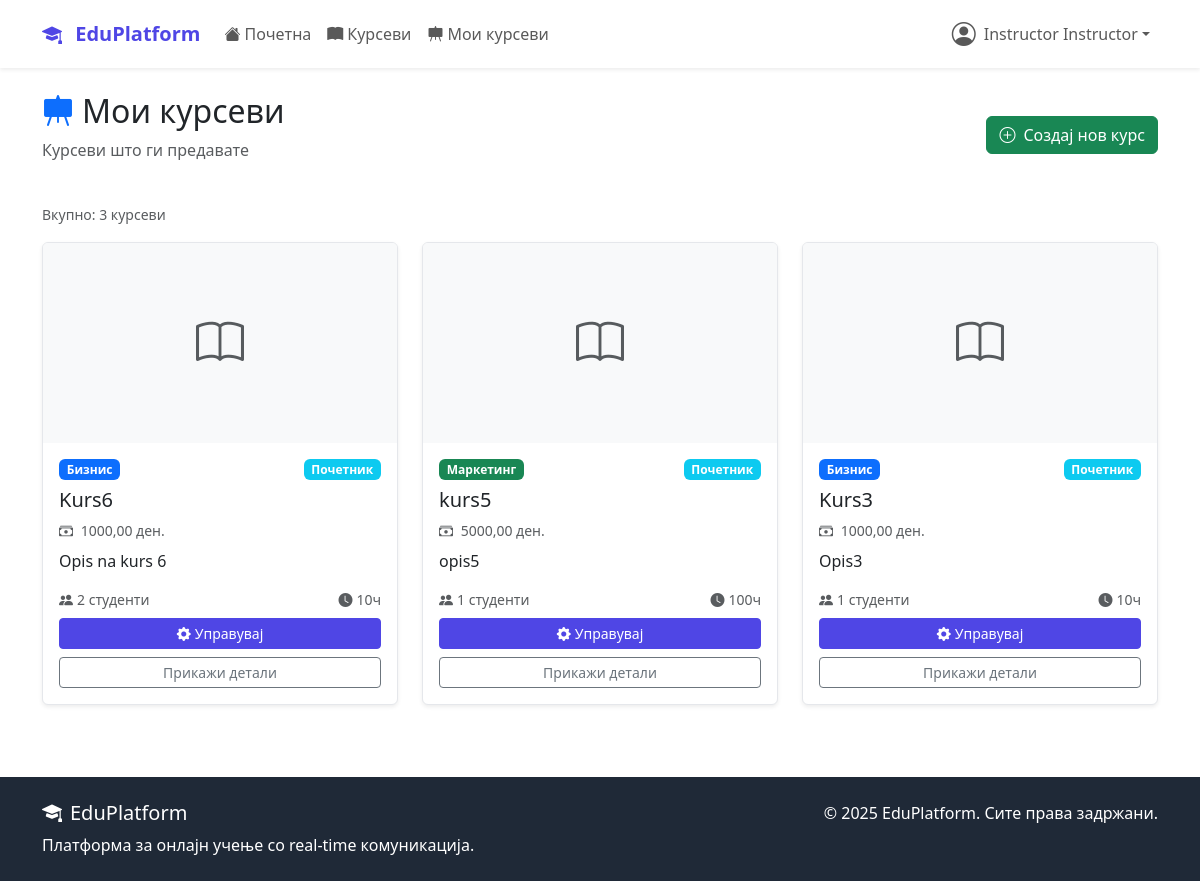
The app's page /dashboard/my-courses/ (signed in) with its own data.
### accounts/models.py (models this page shows, shortened)
class User(AbstractUser):
    USER_TYPE_CHOICES = (
        ('student', 'Студент'),
        ('instructor', 'Инструктор'),
        ('admin', 'Администратор'),
    )
    user_type = models.CharField(
        max_length=20,
        choices=USER_TYPE_CHOICES,
        default='student'
    )
    bio = models.TextField(max_length=500, blank=True)
    profile_picture = models.ImageField(
        upload_to='profile_pics/',
        blank=True,  # Додадено
        null=True    # Додадено
    )
    birth_date = models.DateField(null=True, blank=True)
    phone_number = models.CharField(max_length=15, blank=True)
    created_at = models.DateTimeField(auto_now_add=True)
    updated_at = models.DateTimeField(auto_now=True)

### courses/models.py (models this page shows, shortened)
class Course(models.Model):
    DIFFICULTY_CHOICES = (
        ('beginner', 'Почетник'),
        ('intermediate', 'Средно'),
        ('advanced', 'Напредно'),
    )
    STATUS_CHOICES = (
        ('draft', 'Нацрт'),
        ('published', 'Објавен'),
        ('archived', 'Архивиран'),
    )
    title = models.CharField(max_length=200)
    slug = models.SlugField(unique=True, blank=True, max_length=250)
    description = models.TextField()
    instructor = models.ForeignKey(
        settings.AUTH_USER_MODEL,
        on_delete=models.CASCADE,
        related_name='courses_taught'
    )
    category = models.ForeignKey(Category, on_delete=models.CASCADE)
    thumbnail = models.ImageField(upload_to='course_thumbnails/', blank=True)
    price = models.DecimalField(max_digits=8, decimal_places=2, default=0.00)
    difficulty = models.CharField(max_length=20, choices=DIFFICULTY_CHOICES)
    status = models.CharField(max_length=20, choices=STATUS_CHOICES, default='published')
    duration_hours = models.PositiveIntegerField(help_text="Должина во часови")
    max_students = models.PositiveIntegerField(null=True, blank=True)
    requirements = models.TextField(blank=True, help_text="Предуслови за курсот")
    what_you_learn = models.TextField(help_text="Што ќе научат студентите")
    created_at = models.DateTimeField(auto_now_add=True)
    updated_at = models.DateTimeField(auto_now=True)
    class Meta:
        ordering = ['-created_at']
    def get_absolute_url(self):
        return reverse('courses:detail', kwargs={'slug': self.slug})

class Category(models.Model):
    name = models.CharField(max_length=100, unique=True)
    description = models.TextField(blank=True)
    icon = models.CharField(max_length=50, blank=True, help_text="Bootstrap icon class")
    created_at = models.DateTimeField(auto_now_add=True)
    class Meta:
        verbose_name_plural = "Categories"
        ordering = ['name']

### dashboard/views.py (the view, shortened to what this page needs)
# urls.py: path('my-courses/', views.MyCoursesView.as_view(), name='my_courses'),
class MyCoursesView(LoginRequiredMixin, TemplateView):
    template_name = 'dashboard/my_courses.html'
    def get_context_data(self, **kwargs):
        context = super().get_context_data(**kwargs)
        user = self.request.user
        if user.user_type == 'instructor':
            courses = Course.objects.filter(
                instructor=user
            ).annotate(
                enrolled_count=Count('enrollments', filter=Q(enrollments__is_active=True))
            ).order_by('-created_at')
        context['courses'] = courses
        return context

### templates/dashboard/my_courses.html (shortened to what this page needs)
{% extends 'base.html' %}
{% block content %}
<div class="container mt-4">
    <div class="d-flex justify-content-between align-items-center mb-4">
        <div>
            {% if user.user_type == 'instructor' %}
                <h2><i class="bi bi-easel-fill me-2 text-primary"></i>Мои курсеви</h2>
                <p class="text-muted">Курсеви што ги предавате</p>
            {% else %}
                <h2><i class="bi bi-book-fill me-2 text-primary"></i>Мои курсеви</h2>
                <p class="text-muted">Курсеви на кои сте запишани</p>
            {% endif %}
        </div>
        {% if user.user_type == 'instructor' %}
            <a href="{% url 'courses:create' %}" class="btn btn-success">
                <i class="bi bi-plus-circle me-2"></i>Создај нов курс
            </a>
        {% else %}
            <a href="{% url 'courses:list' %}" class="btn btn-primary">
                <i class="bi bi-search me-2"></i>Пребарај курсеви
            </a>
        {% endif %}
    </div>
    {% if courses %}
        <div class="mb-3">
            <small class="text-muted">
                Вкупно: {{ courses|length }}
                {% if user.user_type == 'instructor' %}курсеви{% else %}запишани курсеви{% endif %}
            </small>
        </div>
        <div class="row">
            {% for course in courses %}
            <div class="col-lg-4 col-md-6 mb-4">
                <div class="card course-card h-100 shadow-sm">
                    {% if course.thumbnail %}
                        <img src="{{ course.thumbnail.url }}" class="card-img-top"
                             alt="{{ course.title }}" style="height: 200px; object-fit: cover;">
                    {% else %}
                        <div class="card-img-top bg-light d-flex align-items-center justify-content-center"
                             style="height: 200px;">
                            <i class="bi bi-book text-muted" style="font-size: 3rem;"></i>
                        </div>
                    {% endif %}
                    <div class="card-body d-flex flex-column">
                        <div class="d-flex justify-content-between align-items-start mb-2">
                            <span class="badge bg-{{ course.category.name|lower }}">{{ course.category.name }}</span>
                            <span class="badge bg-info">{{ course.get_difficulty_display }}</span>
                        </div>
                        <h5 class="card-title">{{ course.title }}</h5>
                        {% if user.user_type == 'instructor' %}
                            <p class="card-text text-muted small mb-2">
                                <i class="bi bi-cash-stack me-1"></i>
                                {% if course.price > 0 %}
                                    {{ course.price }} ден.
                                {% else %}
                                    Бесплатно
                                {% endif %}
                            </p>
                        {% else %}
                            <p class="card-text text-muted small mb-2">
                                <i class="bi bi-person-fill me-1"></i>{{ course.instructor.get_full_name }}
                            </p>
                        {% endif %}
                        <p class="card-text flex-grow-1">{{ course.description|truncatewords:15 }}</p>
                        <div class="mt-auto">
                            {% if user.user_type == 'instructor' %}
                                <div class="d-flex justify-content-between align-items-center mb-2 small text-muted">
                                    <span><i class="bi bi-people-fill me-1"></i>{{ course.enrolled_count }} студенти</span>
                                    <span><i class="bi bi-clock-fill me-1"></i>{{ course.duration_hours }}ч</span>
                                </div>
                                <div class="d-grid gap-2">
                                    <a href="{% url 'courses:manage' course.slug %}" class="btn btn-primary btn-sm">
                                        <i class="bi bi-gear-fill me-1"></i>Управувај
                                    </a>
                                    <a href="{{ course.get_absolute_url }}" class="btn btn-outline-secondary btn-sm">
                                        Прикажи детали
                                    </a>
                                </div>
                            {% endif %}
                        </div>
                    </div>
                </div>
            </div>
            {% endfor %}
        </div>
    {% endif %}
</div>
{% endblock %}

### templates/base.html (shortened to what this page needs)
<!DOCTYPE html>
<html lang="mk">
<head>
    <link href="https://cdn.jsdelivr.net/npm/bootstrap@5.3.2/dist/css/bootstrap.min.css" rel="stylesheet">
    <link rel="stylesheet" href="https://cdn.jsdelivr.net/npm/bootstrap-icons@1.11.1/font/bootstrap-icons.css">
</head>
<body class="d-flex flex-column min-vh-100">
    <nav class="navbar navbar-expand-lg navbar-light bg-white shadow-sm">
        <div class="container">
            <a class="navbar-brand" href="{% url 'dashboard:home' %}">
                <i class="bi bi-mortarboard-fill me-2"></i>
                EduPlatform
            </a>
            <div class="collapse navbar-collapse" id="navbarNav">
                <ul class="navbar-nav me-auto">
                    <li class="nav-item">
                        <a class="nav-link" href="{% url 'dashboard:home' %}">
                            <i class="bi bi-house-fill me-1"></i>Почетна
                        </a>
                    </li>
                    <li class="nav-item">
                        <a class="nav-link" href="{% url 'courses:list' %}">
                            <i class="bi bi-book-fill me-1"></i>Курсеви
                        </a>
                    </li>
                    {% if user.is_authenticated and user.user_type == 'instructor' %}
                    <li class="nav-item">
                        <a class="nav-link" href="{% url 'courses:my_courses' %}">
                            <i class="bi bi-easel-fill me-1"></i>Мои курсеви
                        </a>
                    </li>
                    {% endif %}
                </ul>
                <ul class="navbar-nav">
                    {% if user.is_authenticated %}
                        <li class="nav-item dropdown">
                            <a class="nav-link dropdown-toggle d-flex align-items-center" href="#"
                               id="navbarDropdown" role="button" data-bs-toggle="dropdown">
                                {% if user.profile_picture %}
                                    <img src="{{ user.profile_picture.url }}" alt="Профил"
                                         class="rounded-circle me-2" width="32" height="32">
                                {% else %}
                                    <i class="bi bi-person-circle me-2 fs-4"></i>
                                {% endif %}
                                {{ user.get_full_name|default:user.username }}
                            </a>
                        </li>
                    {% endif %}
                </ul>
            </div>
        </div>
    </nav>
    <main class="flex-grow-1">
        {% block content %}{% endblock %}
    </main>
    <footer class="footer mt-5 py-4">
        <div class="container">
            <div class="row">
                <div class="col-md-6">
                    <h5><i class="bi bi-mortarboard-fill me-2"></i>EduPlatform</h5>
                    <p class="mb-0">Платформа за онлајн учење со real-time комуникација.</p>
                </div>
                <div class="col-md-6 text-md-end">
                    <p class="mb-0">&copy; 2025 EduPlatform. Сите права задржани.</p>
                </div>
            </div>
        </div>
    </footer>
</body>
</html>

### templates/base.html (style rules this page uses)
:root { --primary-color: #4f46e5; --secondary-color: #6366f1; --success-color: #10b981; --warning-color: #f59e0b; --danger-color: #ef4444; --dark-color: #1f2937; --light-color: #f8fafc; }
.navbar-brand { font-weight: bold; color: var(--primary-color) !important; }
.btn-primary { background-color: var(--primary-color); border-color: var(--primary-color); }
.course-card { transition: transform 0.2s; border: 1px solid #e5e7eb; }
.footer { background-color: var(--dark-color); color: white; margin-top: auto; }

### templates/dashboard/my_courses.html (style rules this page uses)
.course-card { transition: transform 0.2s, box-shadow 0.2s; }
.badge.bg-бизнис { background-color: #0d6efd !important; }
.badge.bg-маркетинг { background-color: #198754 !important; }

### records on screen
User: get_full_name "Instructor Instructor"
Course: category.name "Бизнис", difficulty "Почетник", title "Kurs6", price "1000,00", description "Opis na kurs 6", enrolled_count "2", duration_hours "10"
Course: category.name "Маркетинг", difficulty "Почетник", title "kurs5", price "5000,00", description "opis5", enrolled_count "1", duration_hours "100"
Course: category.name "Бизнис", difficulty "Почетник", title "Kurs3", price "1000,00", description "Opis3", enrolled_count "1", duration_hours "10"

### other values on screen
{{ courses|length }} "3"
